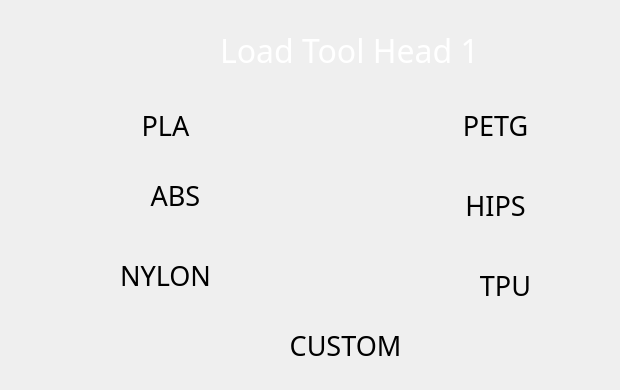
  <widget class="QWidget" name="load_t1_page">
   <widget class="QLabel" name="load_t1_title_label">
    <property name="geometry">
     <rect>
      <x>220</x>
      <y>20</y>
      <width>271</width>
      <height>61</height>
     </rect>
    </property>
    <property name="font">
     <font>
      <family>Momcake</family>
      <pointsize>24</pointsize>
     </font>
    </property>
    <property name="styleSheet">
     <string notr="true">background: transparent; color: white;</string>
    </property>
    <property name="text">
     <string>Load Tool Head 1 </string>
    </property>
    <property name="class" stdset="0">
     <string>title_text</string>
    </property>
   </widget>
   <widget class="CustomQPushButton" name="load_t1_abs_btn">
    <property name="geometry">
     <rect>
      <x>70</x>
      <y>160</y>
      <width>211</width>
      <height>71</height>
     </rect>
    </property>
    <property name="minimumSize">
     <size>
      <width>10</width>
      <height>10</height>
     </size>
    </property>
    <property name="font">
     <font>
      <family>Momcake</family>
      <pointsize>20</pointsize>
      <italic>false</italic>
      <stylestrategy>PreferAntialias</stylestrategy>
     </font>
    </property>
    <property name="mouseTracking">
     <bool>false</bool>
    </property>
    <property name="tabletTracking">
     <bool>true</bool>
    </property>
    <property name="contextMenuPolicy">
     <enum>Qt::NoContextMenu</enum>
    </property>
    <property name="layoutDirection">
     <enum>Qt::LeftToRight</enum>
    </property>
    <property name="styleSheet">
     <string notr="true"/>
    </property>
    <property name="text">
     <string>ABS</string>
    </property>
    <property name="autoDefault">
     <bool>false</bool>
    </property>
    <property name="flat">
     <bool>true</bool>
    </property>
    <property name="class" stdset="0">
     <string>menu_btn</string>
    </property>
    <property name="borderLeftPixmap" stdset="0">
     <pixmap resource="../resources/button_resources.qrc">:/button_borders/media/buttons/btn_part1.svg</pixmap>
    </property>
    <property name="borderCenterPixmap" stdset="0">
     <pixmap resource="../resources/button_resources.qrc">:/button_borders/media/buttons/btn_part2.svg</pixmap>
    </property>
    <property name="borderRightPixmap" stdset="0">
     <pixmap resource="../resources/button_resources.qrc">:/button_borders/media/buttons/btn_part3.svg</pixmap>
    </property>
   </widget>
   <widget class="CustomQPushButton" name="load_t1_pla_btn">
    <property name="geometry">
     <rect>
      <x>60</x>
      <y>90</y>
      <width>211</width>
      <height>71</height>
     </rect>
    </property>
    <property name="minimumSize">
     <size>
      <width>10</width>
      <height>10</height>
     </size>
    </property>
    <property name="font">
     <font>
      <family>Momcake</family>
      <pointsize>20</pointsize>
      <italic>false</italic>
      <stylestrategy>PreferAntialias</stylestrategy>
     </font>
    </property>
    <property name="mouseTracking">
     <bool>false</bool>
    </property>
    <property name="tabletTracking">
     <bool>true</bool>
    </property>
    <property name="contextMenuPolicy">
     <enum>Qt::NoContextMenu</enum>
    </property>
    <property name="layoutDirection">
     <enum>Qt::LeftToRight</enum>
    </property>
    <property name="styleSheet">
     <string notr="true"/>
    </property>
    <property name="text">
     <string>PLA</string>
    </property>
    <property name="autoDefault">
     <bool>false</bool>
    </property>
    <property name="flat">
     <bool>true</bool>
    </property>
    <property name="class" stdset="0">
     <string>menu_btn</string>
    </property>
    <property name="borderLeftPixmap" stdset="0">
     <pixmap resource="../resources/button_resources.qrc">:/button_borders/media/buttons/btn_part1.svg</pixmap>
    </property>
    <property name="borderCenterPixmap" stdset="0">
     <pixmap resource="../resources/button_resources.qrc">:/button_borders/media/buttons/btn_part2.svg</pixmap>
    </property>
    <property name="borderRightPixmap" stdset="0">
     <pixmap resource="../resources/button_resources.qrc">:/button_borders/media/buttons/btn_part3.svg</pixmap>
    </property>
   </widget>
   <widget class="CustomQPushButton" name="load_t1_petg_btn">
    <property name="geometry">
     <rect>
      <x>390</x>
      <y>90</y>
      <width>211</width>
      <height>71</height>
     </rect>
    </property>
    <property name="minimumSize">
     <size>
      <width>10</width>
      <height>10</height>
     </size>
    </property>
    <property name="font">
     <font>
      <family>Momcake</family>
      <pointsize>20</pointsize>
      <italic>false</italic>
      <stylestrategy>PreferAntialias</stylestrategy>
     </font>
    </property>
    <property name="mouseTracking">
     <bool>false</bool>
    </property>
    <property name="tabletTracking">
     <bool>true</bool>
    </property>
    <property name="contextMenuPolicy">
     <enum>Qt::NoContextMenu</enum>
    </property>
    <property name="layoutDirection">
     <enum>Qt::LeftToRight</enum>
    </property>
    <property name="styleSheet">
     <string notr="true"/>
    </property>
    <property name="text">
     <string>PETG</string>
    </property>
    <property name="autoDefault">
     <bool>false</bool>
    </property>
    <property name="flat">
     <bool>true</bool>
    </property>
    <property name="class" stdset="0">
     <string>menu_btn</string>
    </property>
    <property name="borderLeftPixmap" stdset="0">
     <pixmap resource="../resources/button_resources.qrc">:/button_borders/media/buttons/btn_part1.svg</pixmap>
    </property>
    <property name="borderCenterPixmap" stdset="0">
     <pixmap resource="../resources/button_resources.qrc">:/button_borders/media/buttons/btn_part2.svg</pixmap>
    </property>
    <property name="borderRightPixmap" stdset="0">
     <pixmap resource="../resources/button_resources.qrc">:/button_borders/media/buttons/btn_part3.svg</pixmap>
    </property>
   </widget>
   <widget class="CustomQPushButton" name="load_t1_hips_btn">
    <property name="geometry">
     <rect>
      <x>390</x>
      <y>170</y>
      <width>211</width>
      <height>71</height>
     </rect>
    </property>
    <property name="minimumSize">
     <size>
      <width>10</width>
      <height>10</height>
     </size>
    </property>
    <property name="font">
     <font>
      <family>Momcake</family>
      <pointsize>20</pointsize>
      <italic>false</italic>
      <stylestrategy>PreferAntialias</stylestrategy>
     </font>
    </property>
    <property name="mouseTracking">
     <bool>false</bool>
    </property>
    <property name="tabletTracking">
     <bool>true</bool>
    </property>
    <property name="contextMenuPolicy">
     <enum>Qt::NoContextMenu</enum>
    </property>
    <property name="layoutDirection">
     <enum>Qt::LeftToRight</enum>
    </property>
    <property name="styleSheet">
     <string notr="true"/>
    </property>
    <property name="text">
     <string>HIPS</string>
    </property>
    <property name="autoDefault">
     <bool>false</bool>
    </property>
    <property name="flat">
     <bool>true</bool>
    </property>
    <property name="class" stdset="0">
     <string>menu_btn</string>
    </property>
    <property name="borderLeftPixmap" stdset="0">
     <pixmap resource="../resources/button_resources.qrc">:/button_borders/media/buttons/btn_part1.svg</pixmap>
    </property>
    <property name="borderCenterPixmap" stdset="0">
     <pixmap resource="../resources/button_resources.qrc">:/button_borders/media/buttons/btn_part2.svg</pixmap>
    </property>
    <property name="borderRightPixmap" stdset="0">
     <pixmap resource="../resources/button_resources.qrc">:/button_borders/media/buttons/btn_part3.svg</pixmap>
    </property>
   </widget>
   <widget class="CustomQPushButton" name="load_t1_tpu_btn">
    <property name="geometry">
     <rect>
      <x>400</x>
      <y>250</y>
      <width>211</width>
      <height>71</height>
     </rect>
    </property>
    <property name="minimumSize">
     <size>
      <width>10</width>
      <height>10</height>
     </size>
    </property>
    <property name="font">
     <font>
      <family>Momcake</family>
      <pointsize>20</pointsize>
      <italic>false</italic>
      <stylestrategy>PreferAntialias</stylestrategy>
     </font>
    </property>
    <property name="mouseTracking">
     <bool>false</bool>
    </property>
    <property name="tabletTracking">
     <bool>true</bool>
    </property>
    <property name="contextMenuPolicy">
     <enum>Qt::NoContextMenu</enum>
    </property>
    <property name="layoutDirection">
     <enum>Qt::LeftToRight</enum>
    </property>
    <property name="styleSheet">
     <string notr="true"/>
    </property>
    <property name="text">
     <string>TPU</string>
    </property>
    <property name="autoDefault">
     <bool>false</bool>
    </property>
    <property name="flat">
     <bool>true</bool>
    </property>
    <property name="class" stdset="0">
     <string>menu_btn</string>
    </property>
    <property name="borderLeftPixmap" stdset="0">
     <pixmap resource="../resources/button_resources.qrc">:/button_borders/media/buttons/btn_part1.svg</pixmap>
    </property>
    <property name="borderCenterPixmap" stdset="0">
     <pixmap resource="../resources/button_resources.qrc">:/button_borders/media/buttons/btn_part2.svg</pixmap>
    </property>
    <property name="borderRightPixmap" stdset="0">
     <pixmap resource="../resources/button_resources.qrc">:/button_borders/media/buttons/btn_part3.svg</pixmap>
    </property>
   </widget>
   <widget class="CustomQPushButton" name="load_t1_custom_btn">
    <property name="geometry">
     <rect>
      <x>240</x>
      <y>310</y>
      <width>211</width>
      <height>71</height>
     </rect>
    </property>
    <property name="minimumSize">
     <size>
      <width>10</width>
      <height>10</height>
     </size>
    </property>
    <property name="font">
     <font>
      <family>Momcake</family>
      <pointsize>20</pointsize>
      <italic>false</italic>
      <stylestrategy>PreferAntialias</stylestrategy>
     </font>
    </property>
    <property name="mouseTracking">
     <bool>false</bool>
    </property>
    <property name="tabletTracking">
     <bool>true</bool>
    </property>
    <property name="contextMenuPolicy">
     <enum>Qt::NoContextMenu</enum>
    </property>
    <property name="layoutDirection">
     <enum>Qt::LeftToRight</enum>
    </property>
    <property name="styleSheet">
     <string notr="true"/>
    </property>
    <property name="text">
     <string>CUSTOM</string>
    </property>
    <property name="autoDefault">
     <bool>false</bool>
    </property>
    <property name="flat">
     <bool>true</bool>
    </property>
    <property name="class" stdset="0">
     <string>menu_btn</string>
    </property>
    <property name="borderLeftPixmap" stdset="0">
     <pixmap resource="../resources/button_resources.qrc">:/button_borders/media/buttons/btn_part1.svg</pixmap>
    </property>
    <property name="borderCenterPixmap" stdset="0">
     <pixmap resource="../resources/button_resources.qrc">:/button_borders/media/buttons/btn_part2.svg</pixmap>
    </property>
    <property name="borderRightPixmap" stdset="0">
     <pixmap resource="../resources/button_resources.qrc">:/button_borders/media/buttons/btn_part3.svg</pixmap>
    </property>
   </widget>
   <widget class="CustomQPushButton" name="load_t1_nylon_btn">
    <property name="geometry">
     <rect>
      <x>60</x>
      <y>240</y>
      <width>211</width>
      <height>71</height>
     </rect>
    </property>
    <property name="minimumSize">
     <size>
      <width>10</width>
      <height>10</height>
     </size>
    </property>
    <property name="font">
     <font>
      <family>Momcake</family>
      <pointsize>20</pointsize>
      <italic>false</italic>
      <stylestrategy>PreferAntialias</stylestrategy>
     </font>
    </property>
    <property name="mouseTracking">
     <bool>false</bool>
    </property>
    <property name="tabletTracking">
     <bool>true</bool>
    </property>
    <property name="contextMenuPolicy">
     <enum>Qt::NoContextMenu</enum>
    </property>
    <property name="layoutDirection">
     <enum>Qt::LeftToRight</enum>
    </property>
    <property name="styleSheet">
     <string notr="true"/>
    </property>
    <property name="text">
     <string>NYLON</string>
    </property>
    <property name="autoDefault">
     <bool>false</bool>
    </property>
    <property name="flat">
     <bool>true</bool>
    </property>
    <property name="class" stdset="0">
     <string>menu_btn</string>
    </property>
    <property name="borderLeftPixmap" stdset="0">
     <pixmap resource="../resources/button_resources.qrc">:/button_borders/media/buttons/btn_part1.svg</pixmap>
    </property>
    <property name="borderCenterPixmap" stdset="0">
     <pixmap resource="../resources/button_resources.qrc">:/button_borders/media/buttons/btn_part2.svg</pixmap>
    </property>
    <property name="borderRightPixmap" stdset="0">
     <pixmap resource="../resources/button_resources.qrc">:/button_borders/media/buttons/btn_part3.svg</pixmap>
    </property>
   </widget>
  </widget>
